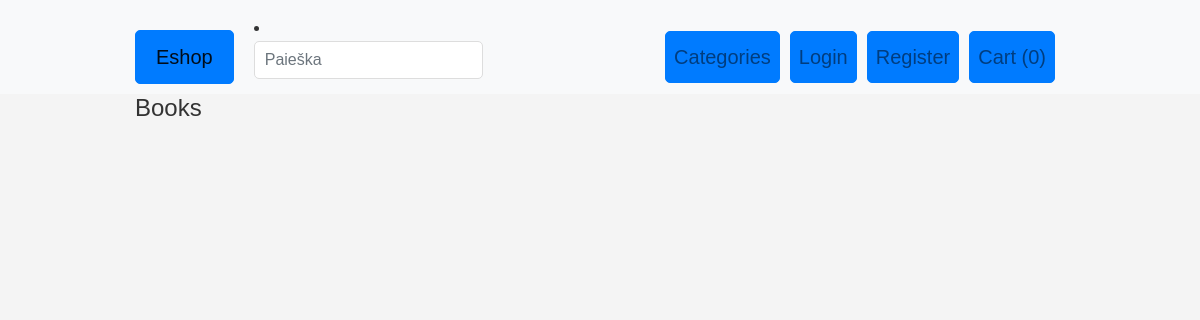
The page /category/1/ on the database as committed earlier.
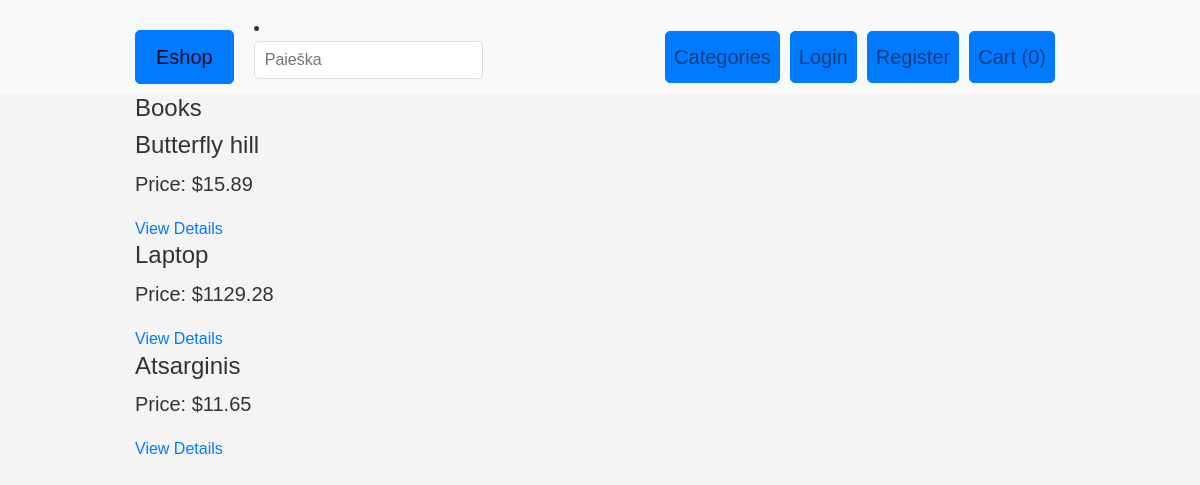
The same page on the database as committed later.
### eshopas_app/models.py (models this page shows, shortened)
class Product(models.Model):
    product_id = models.IntegerField(default=0)
    name = models.CharField(max_length=100)
    price = models.DecimalField(max_digits=10, decimal_places=2)
    category = models.ForeignKey(Category, on_delete=models.CASCADE, default=1)
    image = models.ImageField(upload_to='product_images/', blank=True, null=True)
    thumbnail = ImageSpecField(source='image', processors=[ResizeToFill(150, 200)], format='JPEG', options={'quality': 90})
    is_featured = models.BooleanField(default=True)
    stock = models.PositiveIntegerField(default=0)
    description = models.TextField(blank=True)
    favorites = models.ManyToManyField(User, related_name='favorites', blank=True)

### eshopas_app/views.py (the view)
# urls.py: path('category/<int:category_id>/', views.category_products, name='category_products'),
def category_products(request, category_id):
    category = get_object_or_404(Category, id=category_id)
    products = Product.objects.filter(category=category)
    return render(request, 'category_detail.html', {'category': category, 'products': products})

### eshopas_app/templatetags/myfilters.py (called while the page is built, shortened)
@register.filter
def cart_total(cart):
    if not cart:
        return 0

### eshopas_app/templates/category_detail.html (shortened to what this page needs)
{% extends 'base.html' %}
{% block content %}
  <h3>{{ category.name }}</h3>
  {% for product in products %}
    <div class="product">
      <h3>{{ product.name }}</h3>
      <p>Price: ${{ product.price }}</p>
  <a href="{% url 'product_detail' product.id %}">View Details</a>
    </div>
  {% endfor %}
{% endblock %}

Rows that differ between the two databases and show on the page:
added Product: name "Butterfly hill", price "15.89"
added Product: name "Laptop", price "1129.28"
added Product: name "Atsarginis", price "11.65"
